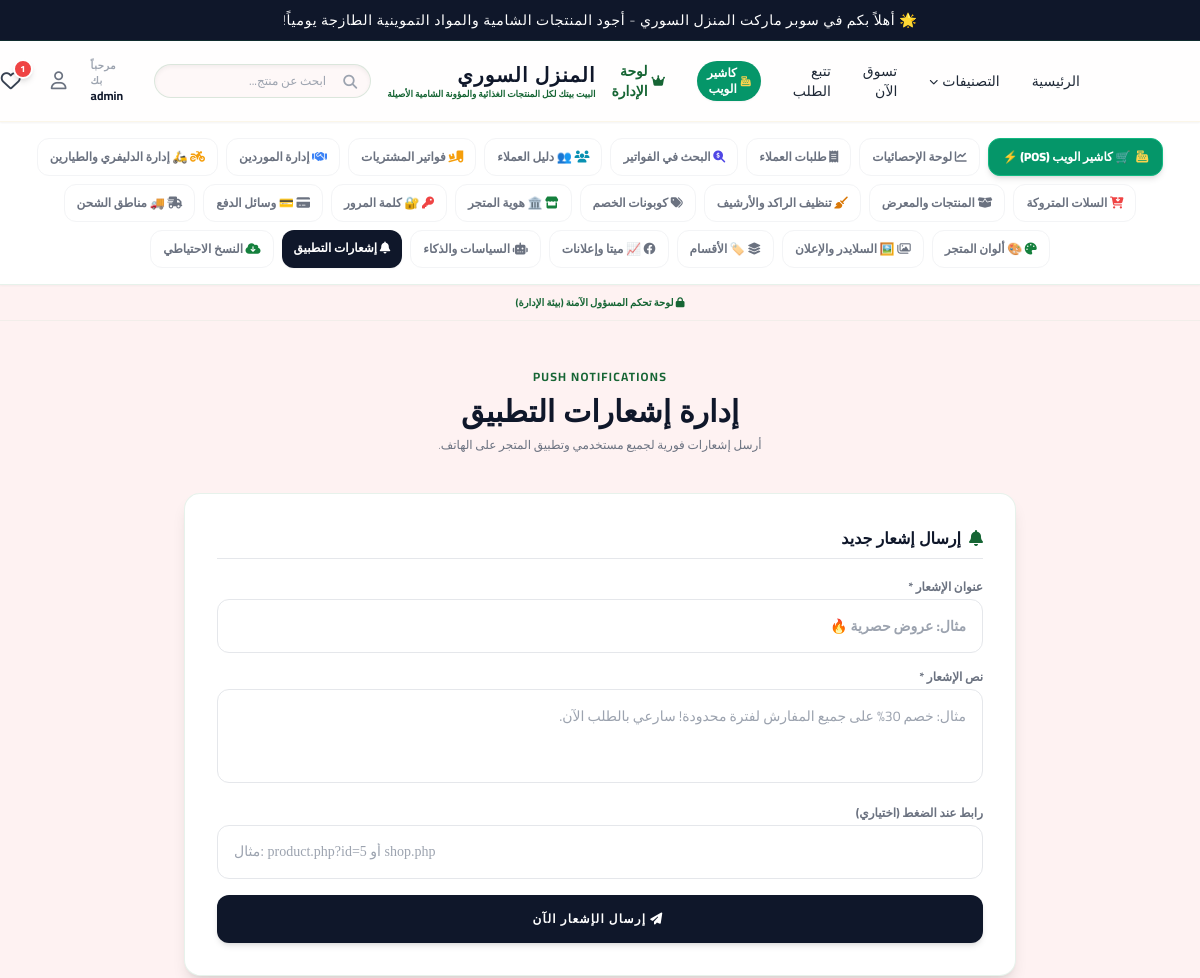
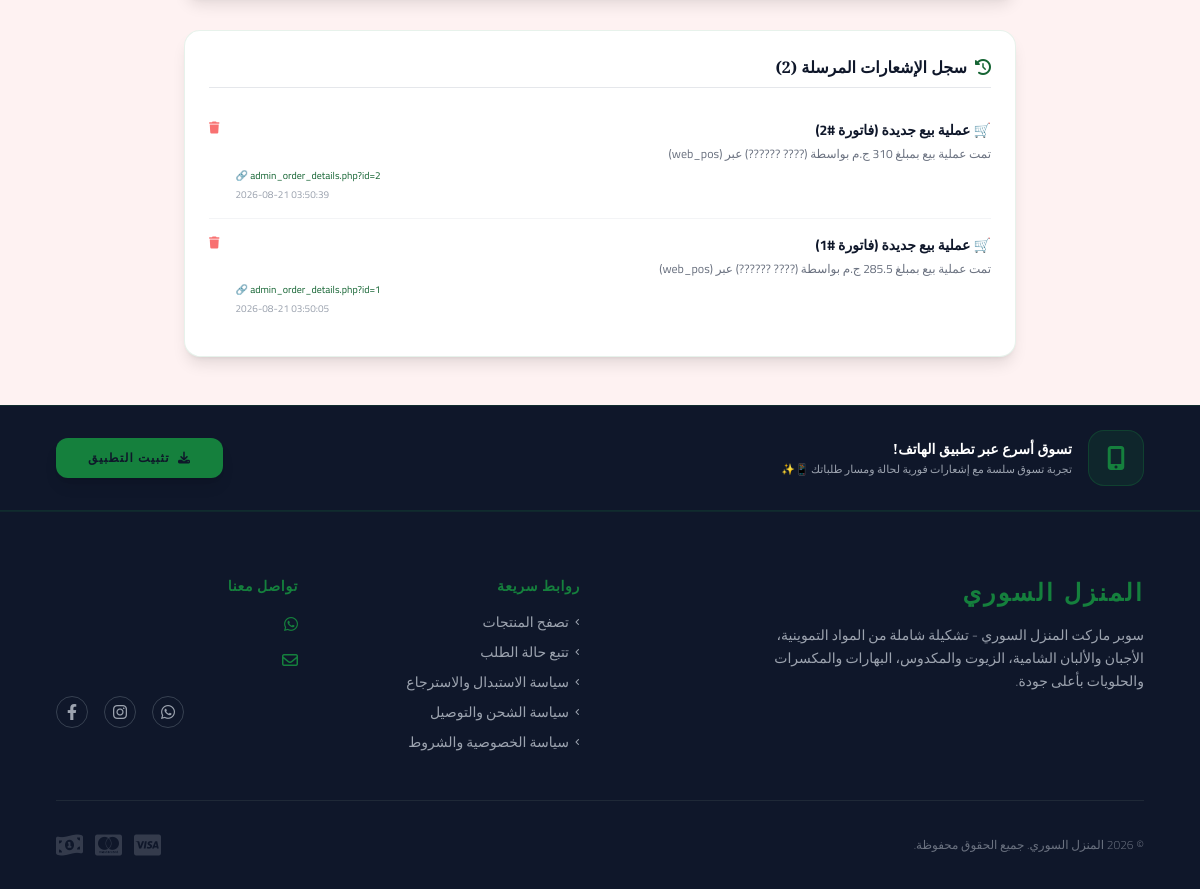
Screenshot of /admin_notifications.php (signed in) with the database file from the repository (2 pictures, top to bottom).
### tables this page shows
CREATE TABLE notifications (
    id INTEGER PRIMARY KEY AUTOINCREMENT,
    title VARCHAR(255) NOT NULL,
    body TEXT NOT NULL,
    link VARCHAR(500) DEFAULT '',
    created_at TIMESTAMP DEFAULT CURRENT_TIMESTAMP
);

### admin_notifications.php (the view, shortened to what this page needs)
<?php
require_once 'config.php';
$notifications = $pdo->query("SELECT * FROM notifications ORDER BY id DESC LIMIT 50")->fetchAll(PDO::FETCH_ASSOC);
include 'header.php';
include 'admin_nav.php';
?>
<div class="container mx-auto px-4 md:px-8 py-12 max-w-4xl">
    <div class="text-center mb-10">
        <span class="text-royal-darkgold text-xs font-bold tracking-widest uppercase mb-2 block">PUSH NOTIFICATIONS</span>
        <h2 class="text-3xl font-serif text-royal-dark font-bold">إدارة إشعارات التطبيق</h2>
        <p class="text-xs text-gray-500 font-light mt-2">أرسل إشعارات فورية لجميع مستخدمي وتطبيق المتجر على الهاتف.</p>
    </div>
    <div class="bg-white p-8 border border-royal-gold/10 shadow-lg rounded-2xl mb-8">
        <h3 class="font-serif font-bold text-base border-b pb-2 mb-5 text-royal-dark flex items-center gap-2">
            <i class="fa-solid fa-bell text-royal-darkgold"></i> إرسال إشعار جديد
        </h3>
        <form method="POST" action="" class="space-y-4">
            <div>
                <label class="text-xs text-gray-500 font-bold block mb-1">عنوان الإشعار *</label>
                <input type="text" name="notif_title" required placeholder="مثال: عروض حصرية 🔥" class="w-full p-4 border border-gray-200 bg-royal-cream/35 outline-none focus:bg-white focus:border-royal-gold transition rounded-xl text-sm font-bold">
            </div>
            <div>
                <label class="text-xs text-gray-500 font-bold block mb-1">نص الإشعار *</label>
                <textarea name="notif_body" required rows="3" placeholder="مثال: خصم 30% على جميع المفارش لفترة محدودة! سارعي بالطلب الآن." class="w-full p-4 border border-gray-200 bg-royal-cream/35 outline-none focus:bg-white focus:border-royal-gold transition rounded-xl text-sm resize-none"></textarea>
            </div>
            <div>
                <label class="text-xs text-gray-500 font-bold block mb-1">رابط عند الضغط (اختياري)</label>
                <input type="text" name="notif_link" placeholder="مثال: product.php?id=5 أو shop.php" class="w-full p-4 border border-gray-200 bg-royal-cream/35 outline-none focus:bg-white focus:border-royal-gold transition rounded-xl text-sm font-serif" dir="ltr">
            </div>
            <button type="submit" name="send_notification" class="w-full bg-royal-charcoal text-white hover:bg-royal-gold hover:text-royal-charcoal font-bold py-4 transition shadow-md rounded-xl btn-shine text-xs uppercase tracking-widest">
                <i class="fa-solid fa-paper-plane mr-1"></i> إرسال الإشعار الآن
            </button>
        </form>
    </div>
    <div class="bg-white p-6 border border-royal-gold/10 shadow-lg rounded-2xl">
        <h3 class="font-serif font-bold text-base border-b pb-2 mb-4 text-royal-dark flex items-center gap-2">
            <i class="fa-solid fa-clock-rotate-left text-royal-darkgold"></i> سجل الإشعارات المرسلة (<?php echo count($notifications); ?>)
        </h3>
        <?php if (empty($notifications)): ?>
            <div class="text-center text-gray-400 py-8 text-xs">
                <i class="fa-solid fa-bell-slash text-3xl mb-3 block"></i>
                لم يتم إرسال أي إشعارات بعد.
            </div>
        <?php else: ?>
            <div class="divide-y divide-gray-100">
                <?php foreach ($notifications as $n): ?>
                    <div class="py-4 flex justify-between items-start gap-4">
                        <div class="flex-grow text-right">
                            <h4 class="font-bold text-sm text-royal-dark"><?php echo htmlspecialchars($n['title']); ?></h4>
                            <p class="text-xs text-gray-500 mt-1 leading-relaxed"><?php echo htmlspecialchars($n['body']); ?></p>
                            <?php if (!empty($n['link'])): ?>
                                <span class="text-[10px] text-royal-darkgold mt-1 block text-left" dir="ltr">🔗 <?php echo htmlspecialchars($n['link']); ?></span>
                            <?php endif; ?>
                            <span class="text-[10px] text-gray-400 mt-1 block text-left" dir="ltr"><?php echo $n['created_at']; ?></span>
                        </div>
                        <a href="admin_notifications.php?delete_notif=<?php echo $n['id']; ?>" onclick="return confirm('حذف هذا الإشعار؟')" class="text-red-400 hover:text-red-600 transition text-xs shrink-0">
                            <i class="fa-solid fa-trash"></i>
                        </a>
                    </div>
                <?php endforeach; ?>
            </div>
        <?php endif; ?>
    </div>
</div>
<?php include 'footer.php'; ?>

### rows the page displays
notifications: title "🛒 عملية بيع جديدة (فاتورة #2)", body "تمت عملية بيع بمبلغ 310 ج.م بواسطة (???? ??????) عبر (web_pos)", link "admin_order_details.php?id=2", created_at "2026-08-21 03:50:39"
notifications: title "🛒 عملية بيع جديدة (فاتورة #1)", body "تمت عملية بيع بمبلغ 285.5 ج.م بواسطة (???? ??????) عبر (web_pos)", link "admin_order_details.php?id=1", created_at "2026-08-21 03:50:05"

### other values shown
$announcement_bar "🌟 أهلاً بكم في سوبر ماركت المنزل السوري - أجود المنتجات الشامية والمواد التموينية الطازجة يومياً!"
$settings['store_name'] "المنزل السوري"
$settings['store_tagline'] "البيت بيتك لكل المنتجات الغذائية والمؤونة الشامية الأصيلة"
$_SESSION['username'] "admin"
$wishlist_count "1"
count($notifications) "2"
$f_store_name "المنزل السوري"
$f_store_description "سوبر ماركت المنزل السوري - تشكيلة شاملة من المواد التموينية، الأجبان والألبان الشامية، الزيوت والمكدوس، البهارات والمكسرات والحلويات بأعلى جودة."
